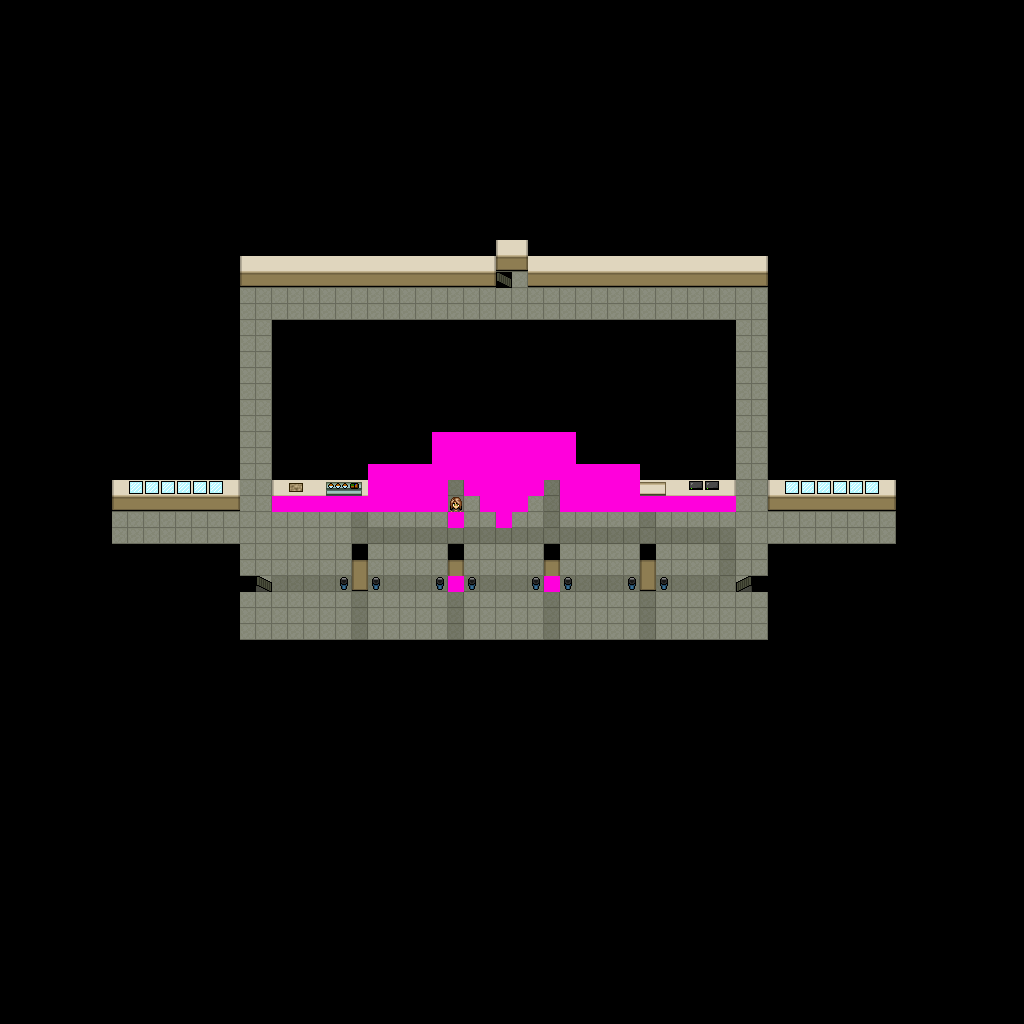

The image is a tile-based game level rendered from a .tmx file. Its description and source (layers, tilesets, objects; grid data summarised) follow:
An orthogonal 64x64 tile map with 16x16 px tiles, 4 tile layers (Background Tiles, Background Objects, Foreground Tiles, Collision), 1 hidden layer not drawn and 4 objects (PORTAL 0, PORTAL 2, PORTAL 1, GOSSIP).

<map version="1.0" orientation="orthogonal" renderorder="right-down" width="64" height="64" tilewidth="16" tileheight="16" nextobjectid="9">
 <tileset firstgid="1" name="tileset_01" tilewidth="16" tileheight="16" tilecount="64" columns="8">
  <image source="../tileset_01.png" width="128" height="128" />
 </tileset>
 <layer name="Background Tiles" width="64" height="64">
  <data>[4096 cells, 580 non-empty, 19 distinct tile ids]</data>
 </layer>
 <layer name="Background Objects" width="64" height="64">
  <data>[4096 cells, 25 non-empty, 13 distinct tile ids]</data>
 </layer>
 <layer name="Foreground Tiles" width="64" height="64">
  <data>[4096 cells, 15 non-empty, 6 distinct tile ids]</data>
 </layer>
 <layer name="Foreground Objects" width="64" height="64" visible="0">
  <data>[4096 cells, 1 non-empty, 1 distinct tile ids]</data>
 </layer>
 <layer name="Collision" width="64" height="64">
  <data>[4096 cells, 79 non-empty, 1 distinct tile ids]</data>
 </layer>
 <objectgroup name="Objects">
  <object id="5" name="PORTAL 0" gid="1" x="496" y="592" width="16" height="16" />
  <object id="6" name="PORTAL 2" gid="1" x="624" y="560" width="16" height="16">
   <properties>
    <property name="Area Name" value="map_test.tmx" />
    <property name="Portal Index" type="int" value="1" />
   </properties>
  </object>
  <object id="7" name="PORTAL 1" gid="1" x="256" y="544" width="16" height="16">
   <properties>
    <property name="Area Name" value="map_test.tmx" />
    <property name="Portal Index" type="int" value="2" />
   </properties>
  </object>
  <object id="8" name="GOSSIP" gid="1" x="448" y="528" width="16" height="16">
   <properties>
    <property name="Gossip" value="There was a time when you could catch a wild STALIN around here, but now they've all gone to TVZ." />
   </properties>
  </object>
 </objectgroup>
</map>